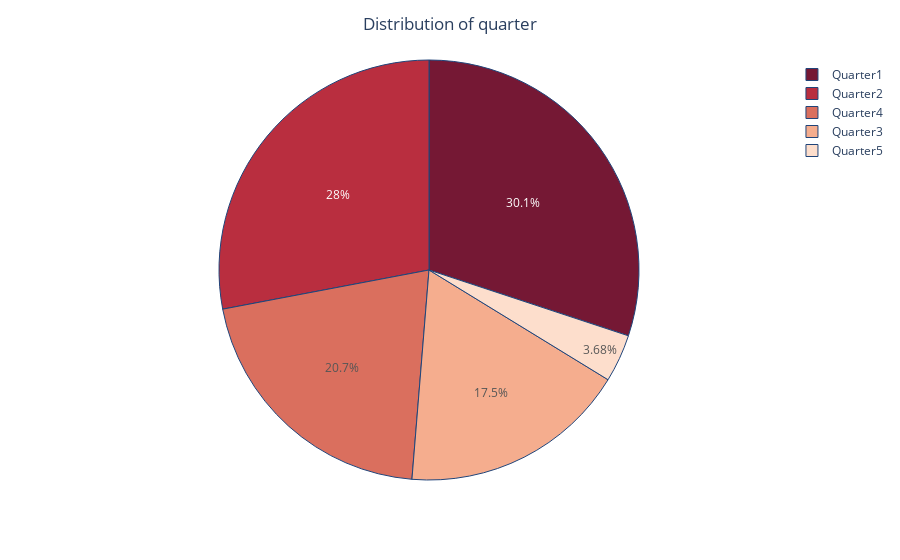

The cell this chart's notebook holds for it:
### Code cell
qdf = df['quarter'].value_counts().reset_index()
#print(qdf)
qdf.rename(columns={'index': 'quarters', 'quarter': 'days_in_each_quarter'}, inplace=True)
qdf.info()

fig = px.pie(values=qdf.days_in_each_quarter.to_list(), names=qdf.quarters.to_list(), color_discrete_sequence=px.colors.sequential.RdBu)
#print(qdf)
fig.update_traces(marker_line_color='rgb(8,48,107)', marker_line_width=1, opacity=0.9, textposition='outside')
fig.update_traces(
    textposition='inside',
    textinfo='percent',
)

fig.update_layout(
    title = 'Distribution of quarter',
    title_x = 0.5,
    xaxis_tickfont_size = 14,
)

fig.show()

### Figure 1 — Plotly figure (JSON) as saved in the notebook; plotly's stock layout.template omitted (floating-point values rounded to 4 significant figures)
{"data": [{"domain": {"x": [0, 1], "y": [0, 1]}, "hovertemplate": "label=%{label}<br>value=%{value}<extra></extra>", "labels": ["Quarter1", "Quarter2", "Quarter4", "Quarter3", "Quarter5"], "legendgroup": "", "marker": {"line": {"color": "rgb(8,48,107)", "width": 1}}, "name": "", "opacity": 0.9, "showlegend": true, "textinfo": "percent", "textposition": "inside", "type": "pie", "values": [360, 335, 248, 210, 44]}], "layout": {"legend": {"tracegroupgap": 0}, "margin": {"t": 60}, "piecolorway": ["rgb(103,0,31)", "rgb(178,24,43)", "rgb(214,96,77)", "rgb(244,165,130)", "rgb(253,219,199)", "rgb(247,247,247)", "rgb(209,229,240)", "rgb(146,197,222)", "rgb(67,147,195)", "rgb(33,102,172)", "rgb(5,48,97)"], "title": {"text": "Distribution of quarter", "x": 0.5}, "xaxis": {"tickfont": {"size": 14}}}}
